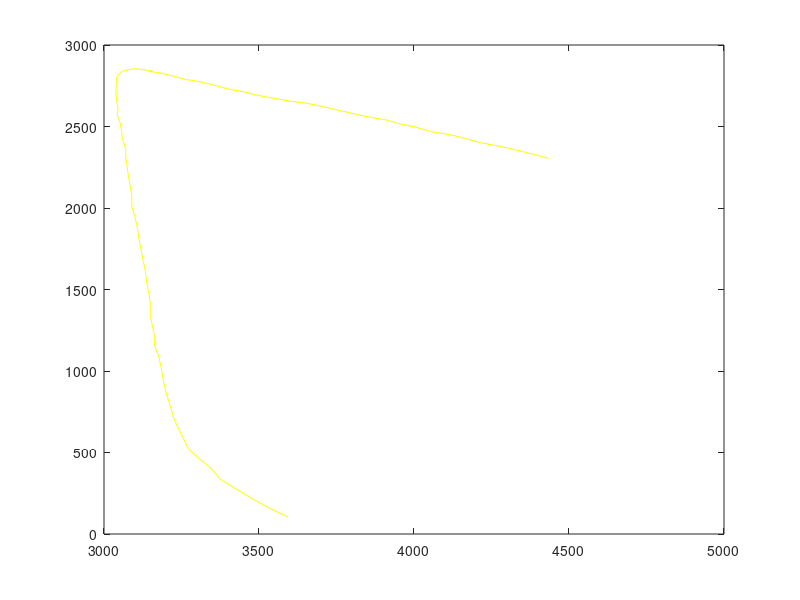

Write MATLAB code to recreate this figure.
% SW->N

% In this script, the y coordinates of starting and stopping point are
% used.

% The variable that you may play with is a, b and kexi which can control
% the staring point, the stopping point and the velocity. One thing to note
% is that the x/y coordinate sometimes may be close for distant points at
% the trajectory. It is suggested that the y coordinate of the stopping
% point should be smaller than the y coordinate of the starting point for
% the SW-> N case. For kexi, it is suggested that it should be greater
% than 0, and less than 1.

function[xx,yy,k]=SW_N2()

x=[  4490        4434        4379        4323        4264        4209        4154 ...
    4102        4046        3994        3944        3898     3850        3805        3760 ...
    3718        3675   3629 ...
    3576        3529        3484        3445        3405        3357 ...
    3329        3291        3261        3230        3207        3190        3175 ...
    3165        3158        3151        3149        3149        3148        3148 ...
    3149        3148        3149        3150        3150        3150        3151 ...
    3152        3150        3149        3149        3150        3151        3151 ...
    3149        3149        3149        3147        3148        3149        3149 ...
    3147        3144        3146        3146        3145        3143        3136 ...
    3129        3119        3105        3088        3059        3049        3041 ...
    3040        3039        3039        3039        3041        3045        3048 ...
    3052        3057        3059        3065        3070        3075        3079 ...
    3085        3090        3095        3100        3108        3112        3119 ...
    3125        3133        3136        3144        3149        3154        3156 ...
    3163        3169        3179        3186        3192        3200        3212 ...
    3221        3236        3253        3275        3305        3339        3377 ...
    3421        3470        3524        3581        3640        3705];

y=[ 2276        2304        2333        2359        2383        2408  ...
    2432        2456        2477        2501        2520        2541  ...
    2560        2578        2598        2617        2635        2651  ...
    2660        2681        2696        2716 ...
    2733        2752        2766        2782        2794        2806 ...
    2817        2824        2832        2835        2836        2838 ...
    2840        2840        2841        2840        2842        2840 ...
    2841        2840        2840        2841        2840        2839 ...
    2841        2840        2841        2840        2840        2840 ...
    2840        2841        2840        2841        2839        2840 ...
    2840        2840        2840        2840        2842        2842 ...
    2842        2846        2848        2851        2854        2853 ...
    2838        2823        2804        2782        2755        2724 ...
    2692        2656        2614        2569        2521        2472 ...
    2419        2366        2311        2249        2190        2130 ...
    2070        2005        1942        1878        1816        1749 ...
    1685        1622        1552        1487        1420        1351 ...
    1278        1213        1142        1073        1006         935 ...
    868         798         728         662         596          529 ...
    465         404         341         283         225         167 ...
    115          67          20];

a=y(2); %3100;
b=y(end-1);%1500;
kexi=0.1;
D=5;

try
    
    v_x=zeros(1,length(x)-1);
    
    for i=1:1:(length(x)-1)
        
        v_x(i)=x(i+1)-x(i)+0.0001*randn; % calculate the velocity of the original data
        
    end
    
    
    
    % a=2333;
    % b=115;
    % kexi=0.1;
    % D=2; % the lane width
    k=1;
    num1=1;
    num2=1;
    xx=zeros(1,200);
    yy=zeros(1,200);
    vv=zeros(1,200);
    theta=zeros(1,200);
    l=zeros(1,200); % the lane car is using
    cl=zeros(1,200); % which direction car is changing lane
    
    for i=1:1:length(y)
        
        if (y(i)==a)
            num1=i;
            break;
        end
        if (y(i)>a)
            num1=i-1+(a-y(i-1))/(y(i)-y(i-1));
            break;
        end
        
    end
    
    yy(1)=a;
    xx(1)=x(floor(num1))+((a-y(floor(num1)))/(y(floor(num1)+1)-y(floor(num1))))*(x(floor(num1)+1)-x(floor(num1)));
    
    
    while (yy(k)>b)
        vv(k)=v_x(floor(num1))*(1+kexi*randn);  % vv is the velocity of the car
        num2=num1+(vv(k)/v_x(floor(num1)));
        
        xx(k+1)=x(floor(num2))+(num2-floor(num2))*(x(floor(num2)+1)-x(floor(num2)));
        yy(k+1)=y(floor(num2))+(num2-floor(num2))*(y(floor(num2)+1)-y(floor(num2)));
        
        % rn is a random number between (0,1), and l indicates which lane car is
        % using, cl denotes which direction car is changing lane.
        rn=rand;
        if ((l(k)==0)&&(rn<0.1))
            l(k+1)=1;
            cl(k+1)=1;
        end
        if ((l(k)==0)&&(rn>0.9))
            l(k+1)=-1;
            cl(k+1)=-1;
        end
        if ((l(k)==1)&&(rn<0.1))
            l(k+1)=0;
            cl(k+1)=-1;
        end
        if ((l(k)==-1)&&(rn>0.9))
            l(k+1)=0;
            cl(k+1)=1;
        end
        
        % change the coordinates with lane change
        
        theta(k+1)=atan((yy(k+1)-yy(k))./(xx(k+1)-xx(k)));
        
        xx(k+1)=xx(k+1)+D*sin(theta(k+1))*cl(k+1);
        yy(k+1)=yy(k+1)-D*cos(theta(k+1))*cl(k+1);
        
        num1=num2;
        k=k+1;
        
    end
    if isempty(find(isnan(xx))) &&  isempty(find(isnan(yy)))
        %         for i=1:1:k-1
        %             plot(xx(i),yy(i),'y');
        %             drawnow;
        %             %             pause(0.1);
        %         end
        plot(xx(1:k-1),yy(1:k-1),'y'); drawnow;
        
    end
catch ME
end

end

